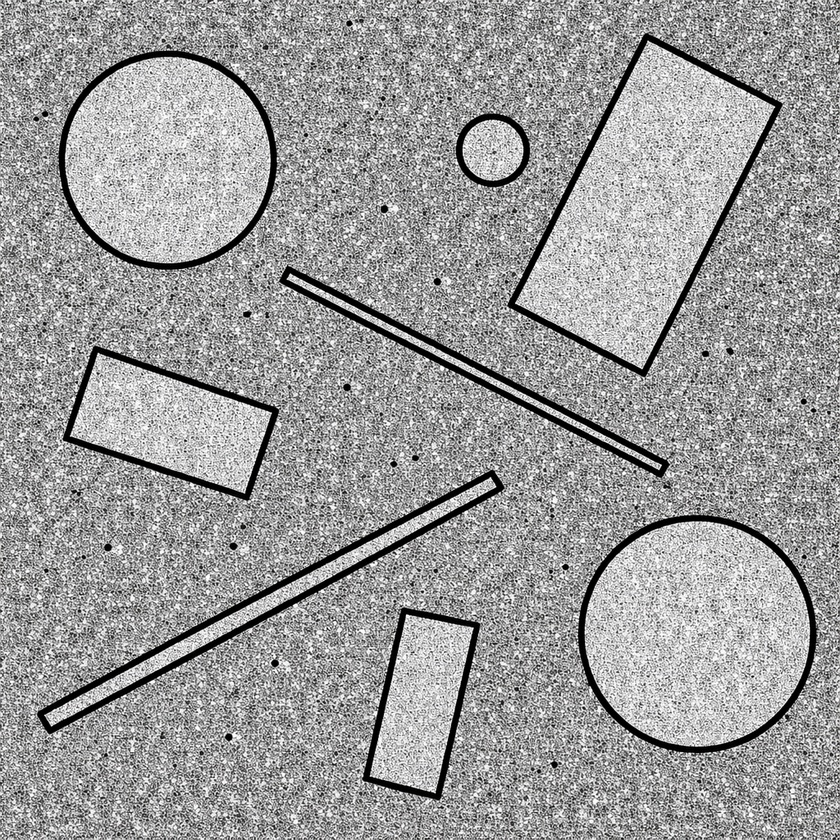
#> input picture images/Image_6.jpg, 840 x 840 px, shrunk from 1024 x 1024 before the run
$ python 4622_Question_10.py
#> lines starting #> are read from the running program, lines starting #| are printed output that depends on the picture; after the words box and inside, x2 and y2 are one past the last pixel; in counts of white or black regions, pixels touching at a corner belong together
import cv2
import numpy as np
import matplotlib.pyplot as plt
import os

img = cv2.imread('../images/Image_6.jpg', cv2.IMREAD_GRAYSCALE)
#> img: shape (840, 840); min 0, max 255, mean 155.9
if img is None:
    img = cv2.imread('../images/Image_6.png', cv2.IMREAD_GRAYSCALE)
    if img is None:
        print("Error")
        exit()

_, binary_img = cv2.threshold(img, 0, 255, cv2.THRESH_BINARY | cv2.THRESH_OTSU)
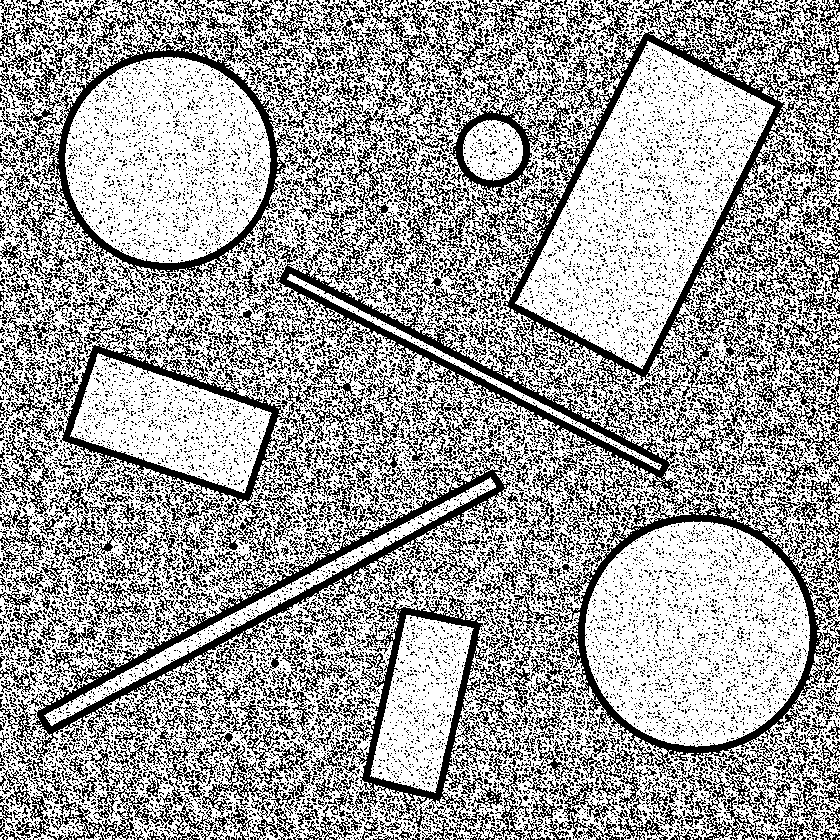
#> binary_img: shape (840, 840); 63.3% white; black in thin lines or dots

kernel = np.ones((5, 5), np.uint8)

erosion = cv2.erode(binary_img, kernel, iterations=1)
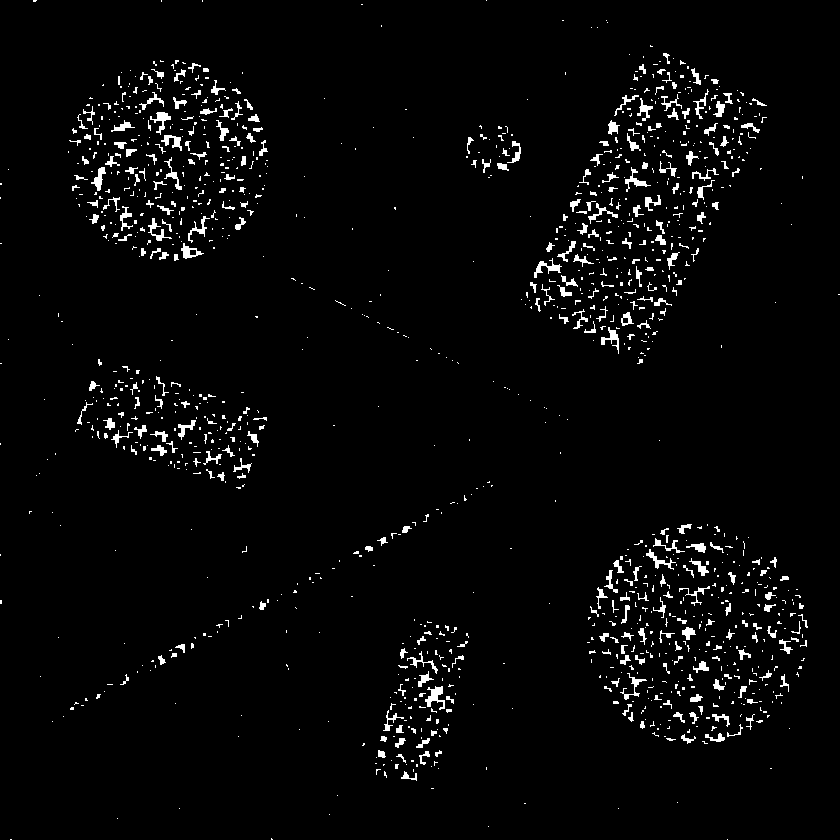
#> erosion: shape (840, 840); 3% white; 1298 white regions (986 under 20 px), largest, box (x1, y1, x2, y2) and area: (425, 686, 445, 710) 226, (534, 258, 562, 278) 181, (150, 112, 171, 135) 174
dilation = cv2.dilate(binary_img, kernel, iterations=1)
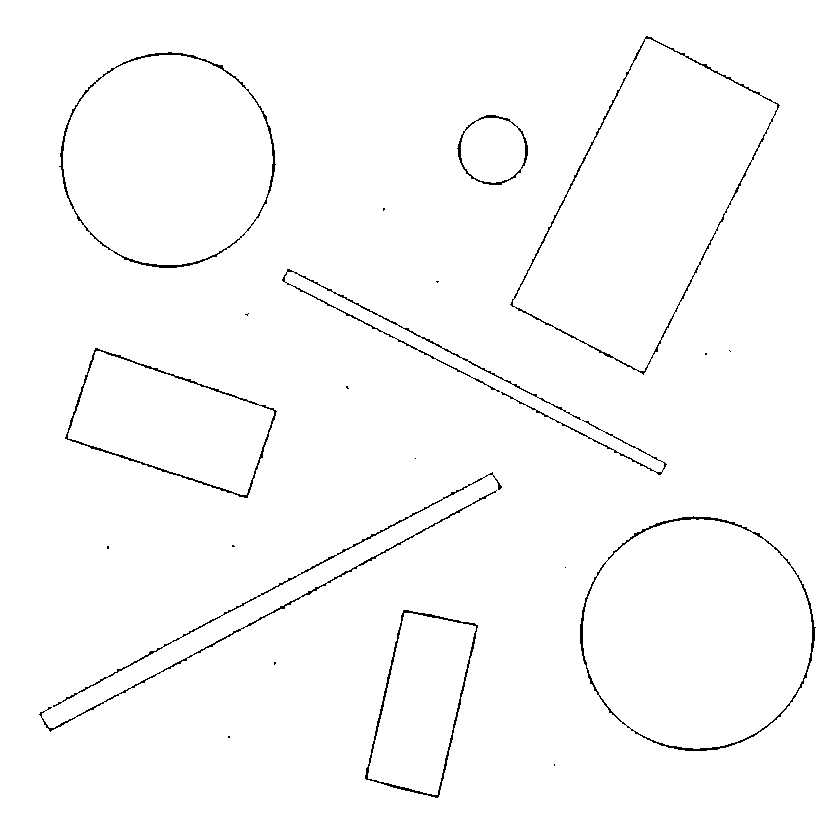
#> dilation: shape (840, 840); 98.6% white; black in thin lines or dots, all inside (x1, y1, x2, y2) = (39, 36, 816, 798)
opening = cv2.morphologyEx(binary_img, cv2.MORPH_OPEN, kernel)
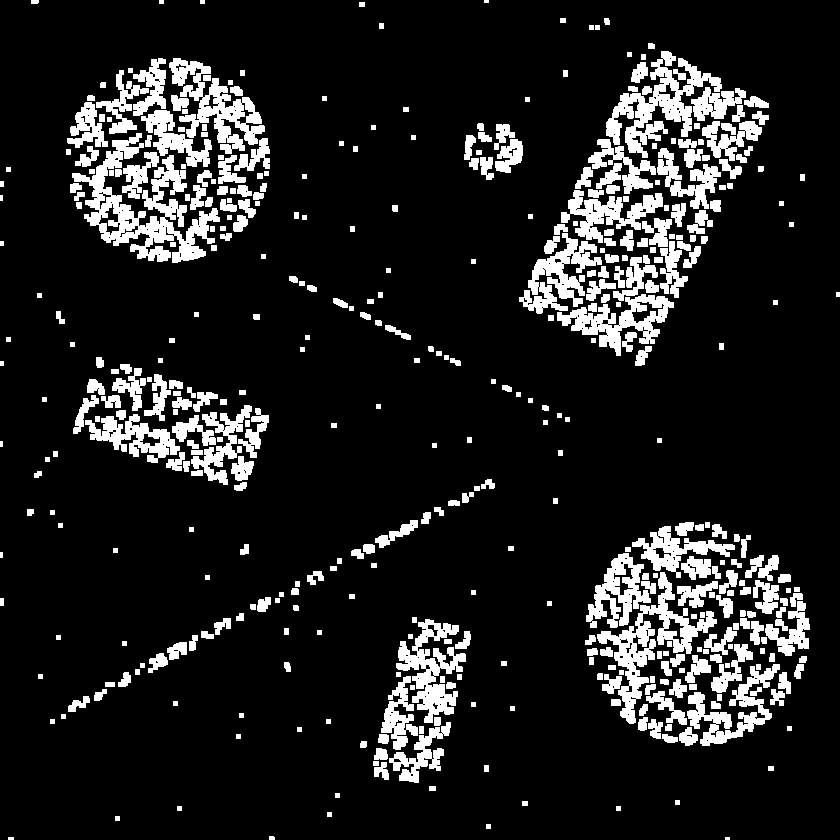
#> opening: shape (840, 840); 12.7% white; 440 white regions (6 under 20 px), largest, box (x1, y1, x2, y2) and area: (72, 133, 220, 263) 6425, (597, 572, 717, 724) 4034, (606, 51, 722, 158) 4019
closing = cv2.morphologyEx(binary_img, cv2.MORPH_CLOSE, kernel)
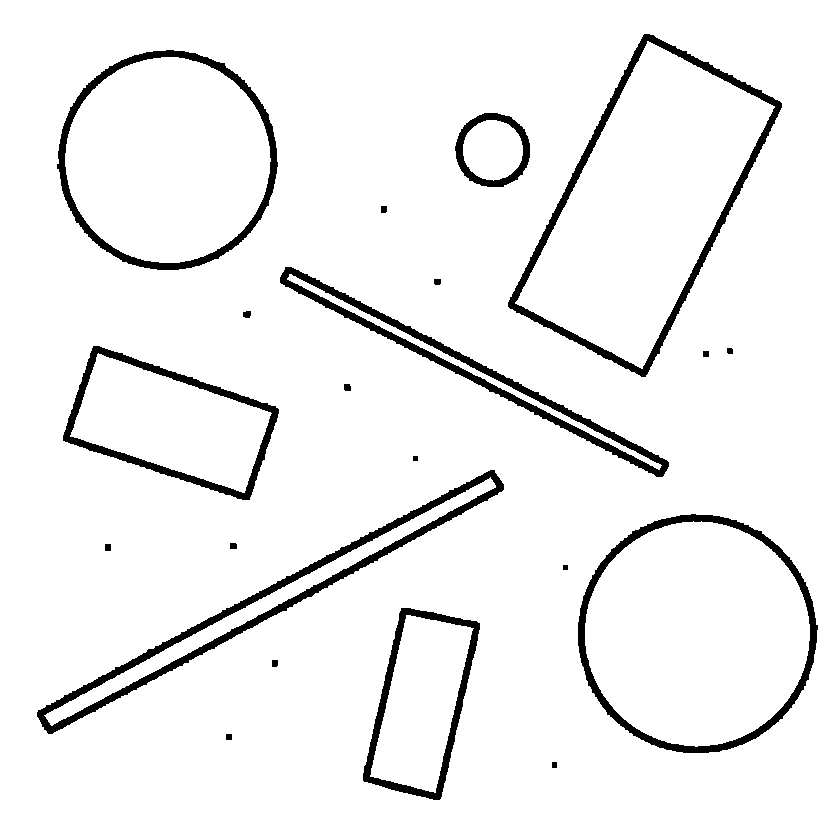
#> closing: shape (840, 840); 94.5% white; 21 black regions

contours, _ = cv2.findContours(opening, cv2.RETR_EXTERNAL, cv2.CHAIN_APPROX_SIMPLE)
#> contours = 440 contours, 107 with area under 20; largest, box (x1, y1, x2, y2) and area: (72, 133, 220, 263) 5985, (597, 572, 717, 724) 3820, (606, 51, 722, 158) 3590, (169, 58, 265, 154) 3180, (396, 619, 466, 723) 2743
print("Extracted Morphological Features (Based on Opened Image):")
for i, cnt in enumerate(contours):
    area = cv2.contourArea(cnt)
    perimeter = cv2.arcLength(cnt, True)
    print(f"Object {i+1}: Area = {area:.2f}, Perimeter = {perimeter:.2f}")
#> this loop made 440 passes
#> (area, perimeter) on passes 15, 17, 18: (133, 74.14), (117.5, 45.9), (34, 22.83)
#| Object 1: Area = 8.00, Perimeter = 12.00
#| Object 2: Area = 10.00, Perimeter = 14.00
#| Object 3: Area = 14.50, Perimeter = 15.41
#| Object 4: Area = 16.00, Perimeter = 16.00
#| Object 5: Area = 16.00, Perimeter = 16.00
#| Object 6: Area = 16.00, Perimeter = 16.00
#| Object 7: Area = 16.00, Perimeter = 16.00
#| Object 8: Area = 16.00, Perimeter = 16.00
#> (further printed lines are left out)

if not os.path.exists('result'):
    os.makedirs('result')

plt.figure(figsize=(15, 10))

plt.subplot(2, 3, 1)
plt.imshow(img, cmap='gray')
plt.title('Original Image')
plt.axis('off')

plt.subplot(2, 3, 2)
plt.imshow(binary_img, cmap='gray')
plt.title('Binary Image')
plt.axis('off')

plt.subplot(2, 3, 3)
plt.imshow(erosion, cmap='gray')
plt.title('Erosion')
plt.axis('off')

plt.subplot(2, 3, 4)
plt.imshow(dilation, cmap='gray')
plt.title('Dilation')
plt.axis('off')

plt.subplot(2, 3, 5)
plt.imshow(opening, cmap='gray')
plt.title('Opening')
plt.axis('off')

plt.subplot(2, 3, 6)
plt.imshow(closing, cmap='gray')
plt.title('Closing')
plt.axis('off')

plt.tight_layout()
plt.savefig('result/Question_10_output.png')
plt.show()

$ run again, with images/Image_1.jpg copied over images/Image_6.jpg
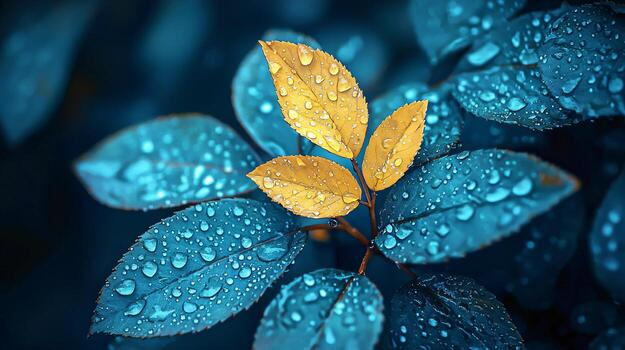
#> input picture images/Image_1.jpg, 625 x 350 px
#> `_, binary_img = cv2.threshold(img, 0, 255, cv2.THRESH_BINARY | cv2.THR..`:
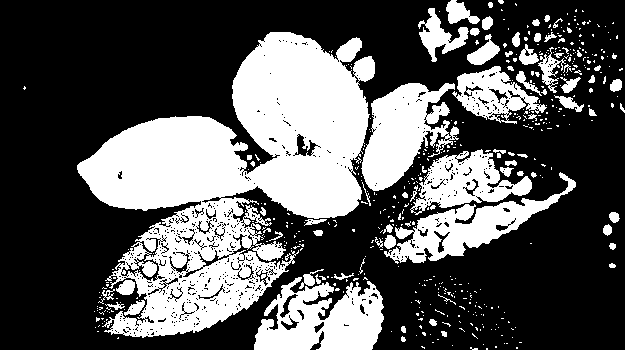
#> binary_img: shape (350, 625); 34.5% white; 500 white regions (426 under 20 px), largest, box (x1, y1, x2, y2) and area: (77, 32, 375, 338) 44515, (254, 277, 384, 350) 6263, (361, 83, 459, 191) 5886
#> erosion: shape (350, 625); 19.8% white; 144 white regions (85 under 20 px), largest, box (x1, y1, x2, y2) and area: (234, 34, 366, 217) 15461, (79, 118, 253, 208) 10684, (364, 85, 440, 188) 3935
#> dilation: shape (350, 625); 48.6% white; 64 white regions, largest, box (x1, y1, x2, y2) and area: (75, 0, 624, 341) 91906, (252, 254, 386, 350) 8941, (417, 274, 495, 318) 1135
#> opening: shape (350, 625); 28.7% white; 86 white regions, largest, box (x1, y1, x2, y2) and area: (77, 32, 368, 219) 30301, (362, 83, 455, 191) 5059, (141, 254, 260, 336) 4364
#> `closing = cv2.morphologyEx(binary_img, cv2.MORPH_CLOSE, kernel)`:
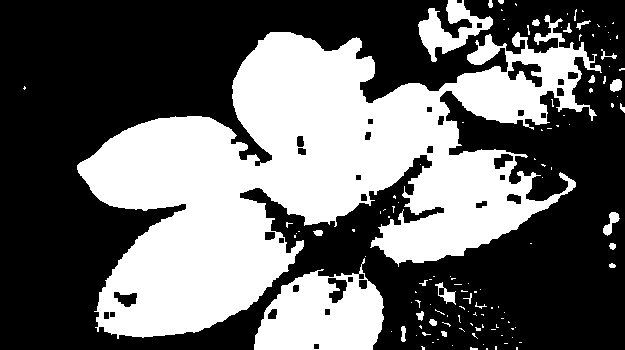
#> closing: shape (350, 625); 40.3% white; 125 white regions (101 under 20 px)
#> contours = 86 contours, 11 with area under 20; largest, box (x1, y1, x2, y2) and area: (77, 32, 368, 219) 30177, (362, 83, 455, 191) 4935, (141, 254, 260, 336) 4642, (400, 194, 559, 263) 4174, (320, 287, 383, 350) 2774
#> the loop `for i, cnt in enumerate(contours):` made 86 passes
#> (area, perimeter) on passes 1, 2, 3, 4, 5, 6, 8, 9: (208.5, 84.38), (102, 45.31), (2774.5, 278.6), (2423, 420.5), (165, 74.14), (83.5, 45.9), (167, 50.97), (134, 47.66)
#> (printed output is left out)
